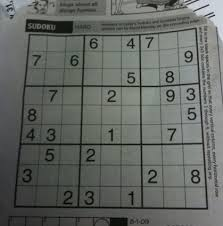
#> input picture Computer_Vision/Images/sudoku.jpeg, 223 x 226 px
$ jupyter execute 001_Hough_Transform.ipynb
#> lines starting #> are read from the running program, lines starting #| are printed output that depends on the picture; after the words box and inside, x2 and y2 are one past the last pixel; in counts of white or black regions, pixels touching at a corner belong together
# Hough Transform to detect lines

**cv2.HoughLines** function takes the following arguments:

    edges: Output of the edge detector.
    rho: The resolution parameter \rho in pixels.
    theta: The resolution of the parameter \theta in radians.
    threshold: The minimum number of intersecting points to detect a line

[cell 1]
import cv2
import numpy as np
import matplotlib.pyplot as plt

# Read image
img = cv2.imread('./Images/sudoku.jpeg', cv2.IMREAD_COLOR) # road.png is the filename
#> img is the input picture: shape (226, 223, 3); mean B, G, R 99.1, 103.3, 99.8
# Convert the image to gray-scale
gray = cv2.cvtColor(img, cv2.COLOR_BGR2GRAY)
# Find the edges in the image using canny detector
edges = cv2.Canny(gray, 50, 150, apertureSize = 3)
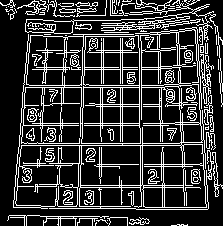
#> edges: shape (226, 223); 20.7% white in thin lines or dots
# Detect points that form a line
lines = cv2.HoughLinesP(edges, 1, np.pi/180, 100)
#> lines = 79 rows, first 6: [21, 145, 180, 145], [81, 143, 140, 143], [84, 125, 139, 125], [32, 123, 78, 123], [79, 208, 79, 208], [81, 164, 81, 146]
# Draw lines on the image
for line in lines:
    x1, y1, x2, y2 = line[0]
    cv2.line(img, (x1, y1), (x2, y2), (255, 0, 0), 2)
#> this loop made 79 passes
#> (x1, y1, x2, y2) on passes 1 to 12: (21, 145, 180, 145), (81, 143, 140, 143), (84, 125, 139, 125), (32, 123, 78, 123), (79, 208, 79, 208), (81, 164, 81, 146), (83, 87, 139, 87), (80, 187, 140, 187), (18, 174, 18, 167), (80, 125, 80, 107), (198, 85, 198, 85), (28, 40, 28, 34)
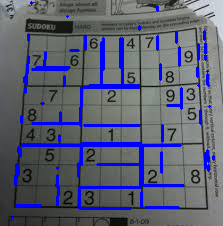
#> img: shape (226, 223, 3); 8.98% of pixels changed, all inside (x1, y1, x2, y2) = (11, 1, 215, 219)
# Show result
plt.imshow(img,'gray')
